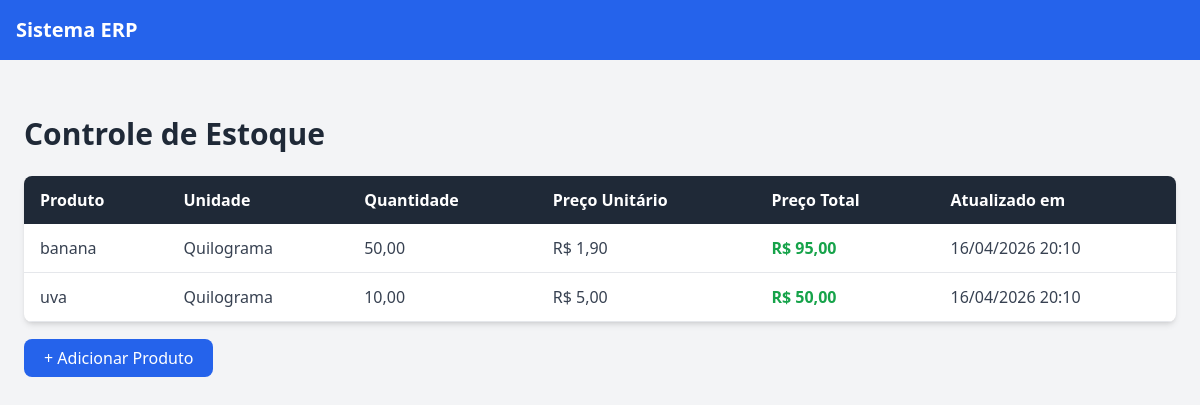
Page /estoque/ on the committed database.
### estoque/models.py (models this page shows, shortened)
class Estoque(models.Model):
    produto = models.ForeignKey(Produto, on_delete=models.CASCADE) #Relacionamento com Produto (chave estrangeira).
    UNIDADES = [ #ista de opções para unidade de medida.
    ('UN', 'Unidade'),
    ('KG', 'Quilograma'),
    ('L', 'Litro'),
    ('M', 'Metro'),
    ]
    unidade_medida = models.CharField(max_length=5, choices=UNIDADES) #Campo de texto com opções limitadas.
    quantidade = models.DecimalField(max_digits=10, decimal_places=2) #Campo numérico com casas decimais.
    preco_unitario = models.DecimalField(max_digits=10, decimal_places=2, default=0) #Preço por unidade do produto. default=0 evita erros se não prencher.
    preco_total = models.DecimalField(max_digits=12, decimal_places=2, default=0) #Campo para armazenar o valor total.
    atualizado_em = models.DateTimeField(auto_now=True) #Data automática de atualização.

### produtos/models.py (models this page shows, shortened)
class Produto(models.Model): #Criamos uma classe produto e o models.Model diz pro db que isso é uma tabela
    nome = models.CharField(max_length=150) #Campo de texto curto (VARCHAR no banco) e limita 150 caracteres
    descricao = models.TextField() #Text igual um vachar sem limite fixo
    preco = models.DecimalField(max_digits=10, decimal_places=2)#Campo para valores monetários , max_digits=10 total de digitos , decimal_places=2 casas decimais
    sku = models.CharField(max_length=50, unique=True, blank=True) #Codigo do produto, unique=True pra não repetir o cod, blank=True pode ser vazio no forms
    ativo = models.BooleanField(default=True) #Campo verdadeiro ou falso, default=True : quando cria, já vem ativo automaticamente

### estoque/views.py (the view)
# urls.py: path('', lista_estoque, name='estoque'), #'' → URL vazia (ex: /estoque/), lista_estoque : função executada / name='estoque' : nome interno da rota
def lista_estoque(request):
    estoque = Estoque.objects.all()
    return render(request, 'estoque/estoque.html', {'estoque': estoque})

### estoque/templates/estoque/estoque.html
{% extends 'base.html' %}
{% block content %}
<div class="max-w-6xl mx-auto mt-10">
    <h1 class="text-3xl font-bold mb-6 text-gray-800">Controle de Estoque</h1>
    <div class="bg-white shadow-md rounded-lg overflow-hidden">
        <table class="min-w-full table-auto">
            <thead class="bg-gray-800 text-white">
                <tr>
                    <th class="py-3 px-4 text-left">Produto</th>
                    <th class="py-3 px-4 text-left">Unidade</th>
                    <th class="py-3 px-4 text-left">Quantidade</th>
                    <th class="py-3 px-4 text-left">Preço Unitário</th>
                    <th class="py-3 px-4 text-left">Preço Total</th>
                    <th class="py-3 px-4 text-left">Atualizado em</th>
                </tr>
            </thead>
            <tbody class="text-gray-700">
                {% for item in estoque %}
                <tr class="border-b hover:bg-gray-100">
                    <td class="py-3 px-4">{{ item.produto.nome }}</td>
                    <td class="py-3 px-4">{{ item.get_unidade_medida_display }}</td>
                    <td class="py-3 px-4">{{ item.quantidade }}</td>
                    <td class="py-3 px-4">R$ {{ item.preco_unitario }}</td>
                    <td class="py-3 px-4 font-semibold text-green-600">
                        R$ {{ item.preco_total }}
                    </td>
                    <td class="py-3 px-4">
                        {{ item.atualizado_em|date:"d/m/Y H:i" }}
                    </td>
                </tr>
                {% empty %}
                <tr>
                    <td colspan="6" class="text-center py-6 text-gray-500">
                        Nenhum produto no estoque.
                    </td>
                </tr>
                {% endfor %}
            </tbody>
        </table>
    </div>
    <div class="mt-6">
        <a href="{% url 'criar_estoque' %}"
           class="bg-blue-600 text-white px-5 py-2 rounded-lg hover:bg-blue-700">
            + Adicionar Produto
        </a>
    </div>
</div>
{% endblock %}

### rows in the picture
Estoque: produto.nome "banana", unidade_medida "Quilograma", quantidade "50,00", preco_unitario "1,90", preco_total "95,00", atualizado_em "16/04/2026 20:10"
Estoque: produto.nome "uva", unidade_medida "Quilograma", quantidade "10,00", preco_unitario "5,00", preco_total "50,00", atualizado_em "16/04/2026 20:10"
